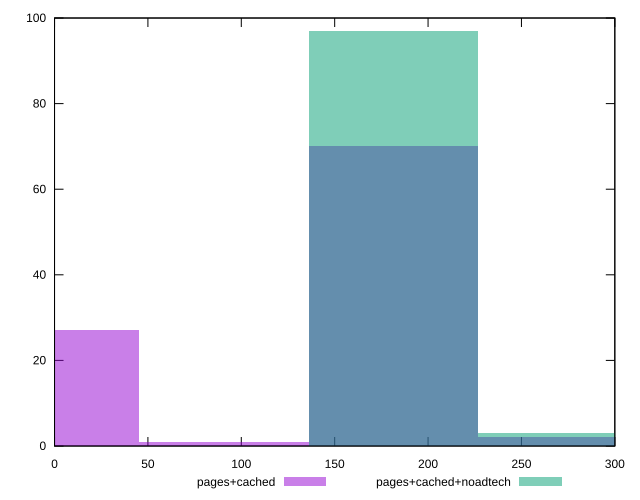

Source code (gnuplot):
reset

$pagesCached <<EOF
90.76687709393514 1
181.53375418787027 70
0 27
272.3006312818054 2
EOF

$pagesCachedNoadtech <<EOF
181.53375418787027 97
272.3006312818054 3
EOF

set key outside below
set boxwidth 90.76687709393514
set xrange [0:300]
set yrange [0:100]
set trange [0:100]
set style fill transparent solid 0.5 noborder
set terminal svg size 640, 500 enhanced background rgb 'white'
set output "report_00009_2021-02-08T22-37-41.559Z/unused-css-rules/comparison/histogram/1_vs_2.svg"

plot $pagesCached title "pages+cached" with boxes, \
     $pagesCachedNoadtech title "pages+cached+noadtech" with boxes

reset
